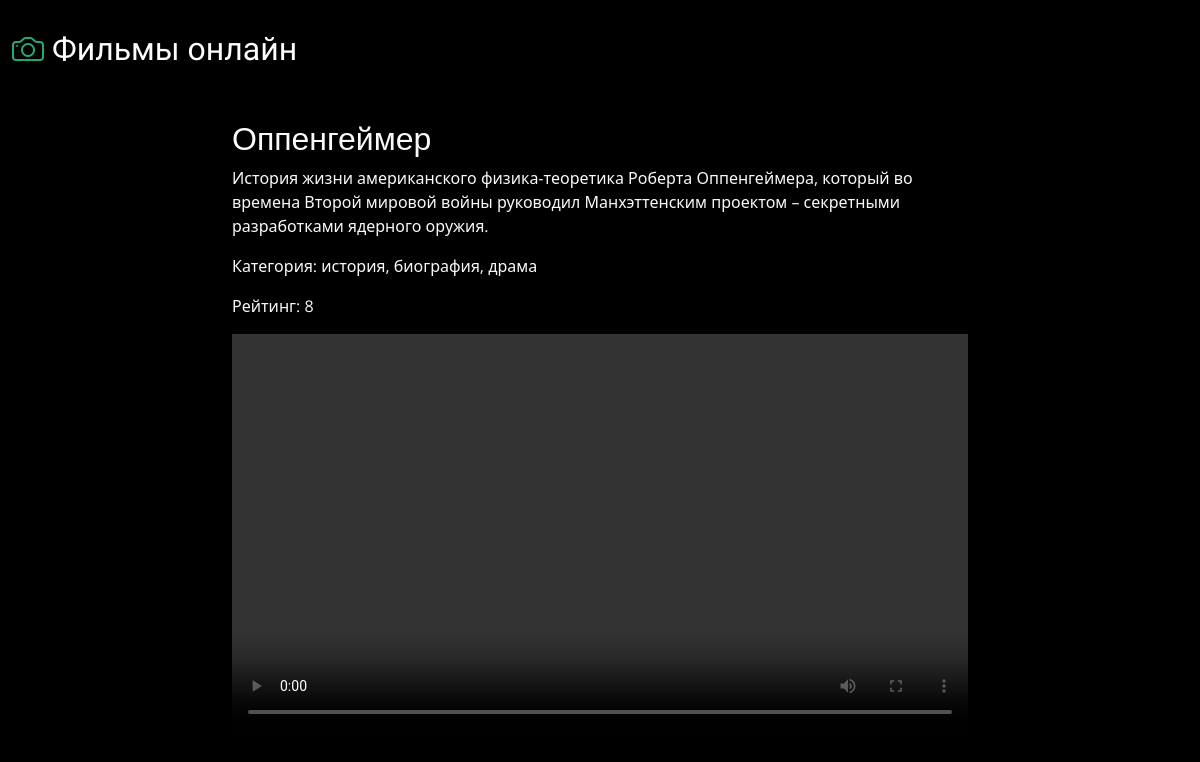
Screenshot of /film_detial/3/ with the database file from the repository.
### films/models.py (models this page shows, shortened)
class Films(models.Model):
    name = models.CharField(max_length=255, verbose_name='Название фильма')
    description = models.TextField(blank=True, null=True, verbose_name='Информация о фильме')
    category = models.CharField(max_length=250, verbose_name="Категория фильма")
    rating = models.IntegerField(verbose_name="Рейтинг фильма")
    url_film = models.URLField(blank=True, null=True, verbose_name='Ссылка на фильм')
    image = models.ImageField('Изображение', upload_to='img', null=True, blank=True)
    time = models.DateTimeField(default=timezone.now)
    class Meta:
        verbose_name_plural = 'Фильмы'

### films/views.py (the view)
# urls.py: path('film_detial/<int:pk>/',views.FilmsDetailView.as_view(), name='film_detail'),
class FilmsDetailView(DetailView):
    model = Films
    template_name = 'films/film_detail.html'

### films/templates/films/film_detail.html (shortened to what this page needs)
{% extends 'films/base.html' %}
{% load static %}
{% block content %}
<br><br><br><br>
  <main class="container mt-4">
    <div class="row">
        <div class="col-md-8 offset-md-2">
            <h2>{{ films.name }}</h2>
            <p>{{ films.description }}</p>
            <p>Категория: {{ films.category }}</p>
            <p>Рейтинг: {{ films.rating }}</p>
            <p>
              {% if films.url_film %}
                  <video width="100%" height="400" controls>
                      <source src="{{ films.url_film }}" type="video/mp4">
                  </video>
              {% else %}
                  <p>Видео отсутствует</p>
              {% endif %}
            </p>
        </div>
    </div>
  </main>
{% endblock content %}

### static/css/main.css (style rules this page uses)
:root { --font-default: "Open Sans", system-ui, -apple-system, "Segoe UI", Roboto, "Helvetica Neue", Arial, "Noto Sans", "Liberation Sans", sans-serif, "Apple Color Emoji", "Segoe UI Emoji", "Segoe UI Symbol", "Noto Color Emoji"; --font-primary: "Inter", sans-serif; --font-secondary: "Cardo", sans-serif; }
:root { --color-default: #fafafa; --color-primary: #27a776; --color-secondary: #161718; }
:root { scroll-behavior: smooth; }
body { font-family: var(--font-default); color: var(--color-default); background-color: #000; }
h1, h2, h3, h4, h5, h6 { font-family: var(--font-primary); }

### rows the page displays
Films: name "Оппенгеймер", description "История жизни американского физика-теоретика Роберта Оппенгеймера, который во времена Второй мировой войны руководил Манхэттенским проектом – секретными разработками ядерного оружия.", category "история, биография, драма", rating "8"
